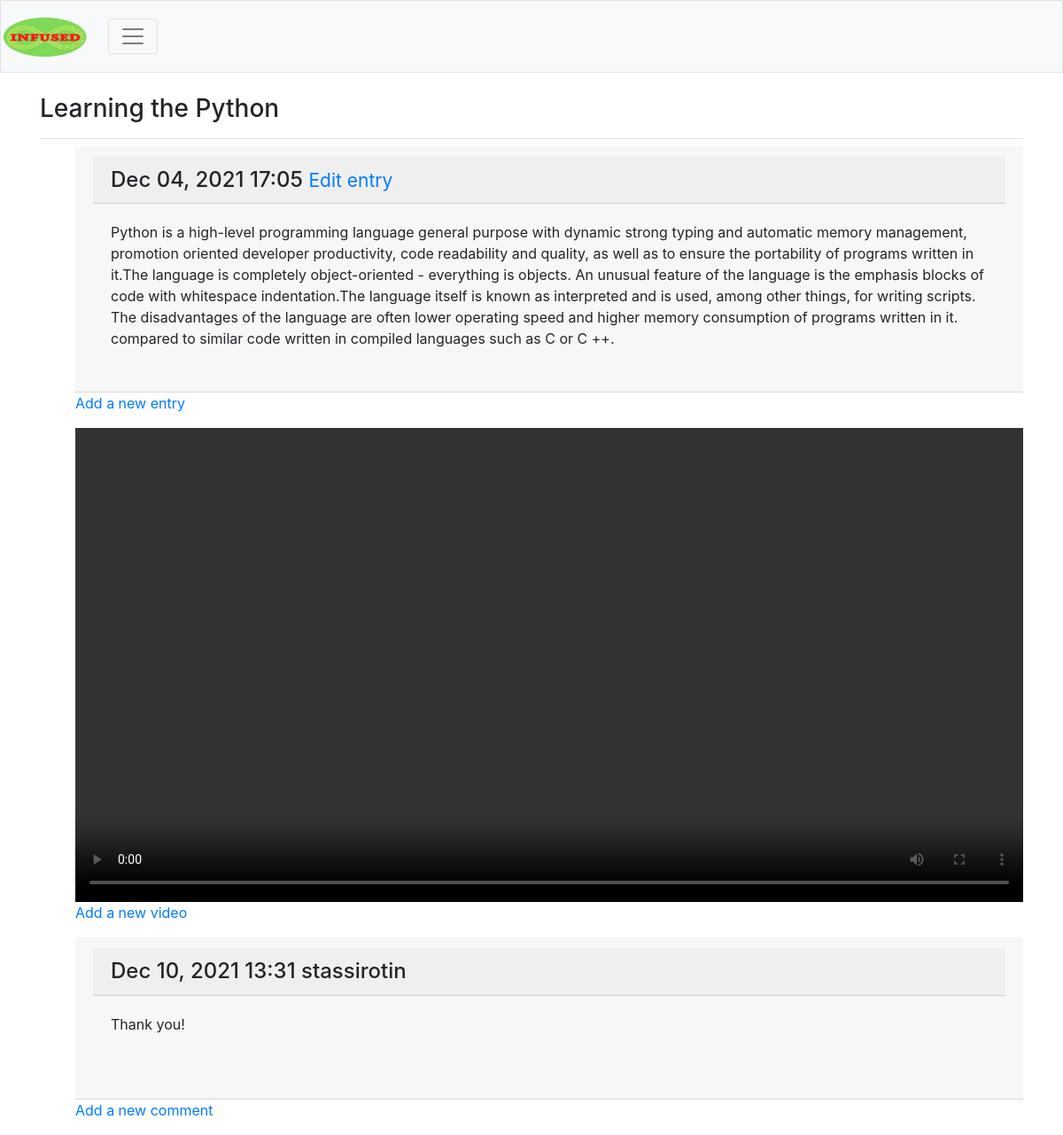
/channels/1/ (signed in), run on the app's committed database.
### infused/models.py (models this page shows, shortened)
class Channel(models.Model):
    text = models.CharField(max_length=200)
    date_added = models.DateTimeField(auto_now_add=True)
    owner = models.ForeignKey(User, on_delete=models.CASCADE)
    def __str__(self):
        return self.text

class Entry(models.Model):
    channel = models.ForeignKey(Channel, on_delete=models.CASCADE)
    text = models.TextField()
    date_added = models.DateTimeField(auto_now_add=True)
    class Meta:
        verbose_name_plural = 'entries'

class Video(models.Model):
    channel = models.ForeignKey(Channel, on_delete=models.CASCADE)
    text = models.CharField(max_length=100)
    date_added = models.DateTimeField(auto_now_add=True)
    video = models.FileField(upload_to='video/',
                             validators=[FileExtensionValidator(
                                 allowed_extensions=['mp4'])])
    class Meta:
        verbose_name_plural = 'videos'

class Comments(models.Model):
    channel = models.ForeignKey(Channel, on_delete=models.CASCADE)
    text = models.TextField()
    date_added = models.DateTimeField(auto_now=True)
    user_name = models.CharField(max_length=25)
    class Meta:
        verbose_name_plural = 'comments'

### infused/views.py (the view)
# urls.py: path('channels/<int:channel_id>/', views.channel, name='channel'),
def channel(request, channel_id):
    channel = Channel.objects.get(id=channel_id)
    entries = channel.entry_set.order_by('-date_added')
    comments = channel.comments_set.order_by('date_added')
    videos = channel.video_set.order_by('-date_added')
    context = {'channel': channel, 'entries': entries, 'video': videos,
               'comments': comments}
    return render(request, 'infused/channel.html', context)

### infused/templates/infused/channel.html (shortened to what this page needs)
{% extends 'infused/base.html' %}
{% block page_header %}
<h3>{{ channel }}</h3>
{% endblock page_header %}
{% block content %}
    <ul>
        {% for entry in entries %}
        <div class="card-header">
            <h4 class="card-header">
                {{ entry.date_added|date:'M d, Y H:i' }}
                <small><a href="{% url 'infused:edit_entry' entry.id %}">
                    Edit entry</a></small>
            </h4>
            <div class="card-body">
                {{ entry.text|linebreaks }}
            </div>
        </div>
        {% empty %}
        <p>There are no entries for this channel yet.</p>
        {% endfor %}
        <p>
            <a href="{% url 'infused:new_entry' channel.id%}">
                Add a new entry</a>
        </p>
    </ul>
    <ul>
        {% for x in video %}
        <video class="embed-responsive embed-responsive-16by9" controls>
                <source src="{{ x.video.url}}" type="video/mp4">
            </video>
        {% empty %}
        <li>There are no videos for this channel yet.</li>
        {% endfor %}
        <p>
            <a href="{% url 'infused:new_video' channel.id %}">
                Add a new video</a>
        </p>
    </ul>
    <ul>
        {% for comment in comments %}
        <div class="card-header">
            <h4 class="card-header">
                {{ comment.date_added|date:'M d, Y H:i' }}
                {% if user.is_authenticated %}
                    {{ user }}
                {% else %}
                    anonymous
                {% endif %}
            </h4>
            <div class="card-body">
                {{ comment.text|linebreaks }} <br/>
            </div>
        </div>
        {% empty %}
        <li>There are no comments for this channel yet.</li>
        {% endfor %}
        <p>
            <a href="{% url 'infused:new_comments' channel.id%}">
                Add a new comment</a>
        </p>
    </ul>
{% endblock content %}

### data on the page
Channel: text "Learning the Python"
Entry: date_added "Dec 04, 2021 17:05", text "Python is a high-level programming language general purpose with dynamic strong typing and automatic memory management, promotion oriented developer productivity, code readability and quality, as well as to ensure the portability of programs written in it.The language is completely object-oriented - everything is objects. An unusual feature of the language is the emphasis blocks of code with whitespace indentation.The language itself is known as interpreted and is used, among other things, for writing scripts. The disadvantages of the language are often lower operating speed and higher memory consumption of programs written in it. compared to similar code written in compiled languages…"
Comments: date_added "Dec 10, 2021 13:31", text "Thank you!"

### other printed values
{{ user }} "stassirotin"
